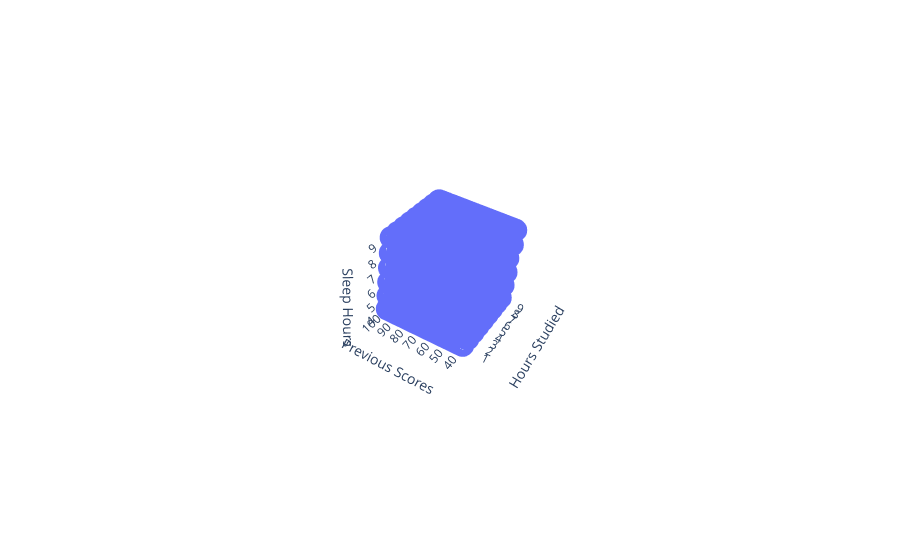

Notebook code cell kept with this figure:
### Code cell
ex.scatter_3d(data,x='Hours Studied',y='Previous Scores',z='Sleep Hours' )

### Figure 1 — Plotly figure (JSON) as saved in the notebook; plotly's stock layout.template omitted (floating-point values rounded to 4 significant figures; data arrays with more than 128 entries replaced by an {"elided": "..."} marker saying what was removed)
{"data": [{"hovertemplate": "Hours Studied=%{x}<br>Previous Scores=%{y}<br>Sleep Hours=%{z}<extra></extra>", "legendgroup": "", "marker": {"color": "#636efa", "symbol": "circle"}, "mode": "markers", "name": "", "scene": "scene", "showlegend": false, "type": "scatter3d", "x": {"elided": "10000 int values"}, "y": {"elided": "10000 int values"}, "z": {"elided": "10000 int values"}}], "layout": {"autosize": true, "legend": {"tracegroupgap": 0}, "margin": {"t": 60}, "scene": {"aspectmode": "auto", "aspectratio": {"x": 1, "y": 1, "z": 1}, "camera": {"center": {"x": 0, "y": 0, "z": 0}, "eye": {"x": -3.978, "y": -1.785, "z": 3.277}, "projection": {"type": "perspective"}, "up": {"x": -0.08003, "y": 0.08704, "z": 0.993}}, "domain": {"x": [0, 1], "y": [0, 1]}, "xaxis": {"title": {"text": "Hours Studied"}, "type": "linear"}, "yaxis": {"title": {"text": "Previous Scores"}, "type": "linear"}, "zaxis": {"title": {"text": "Sleep Hours"}, "type": "linear"}}}}
